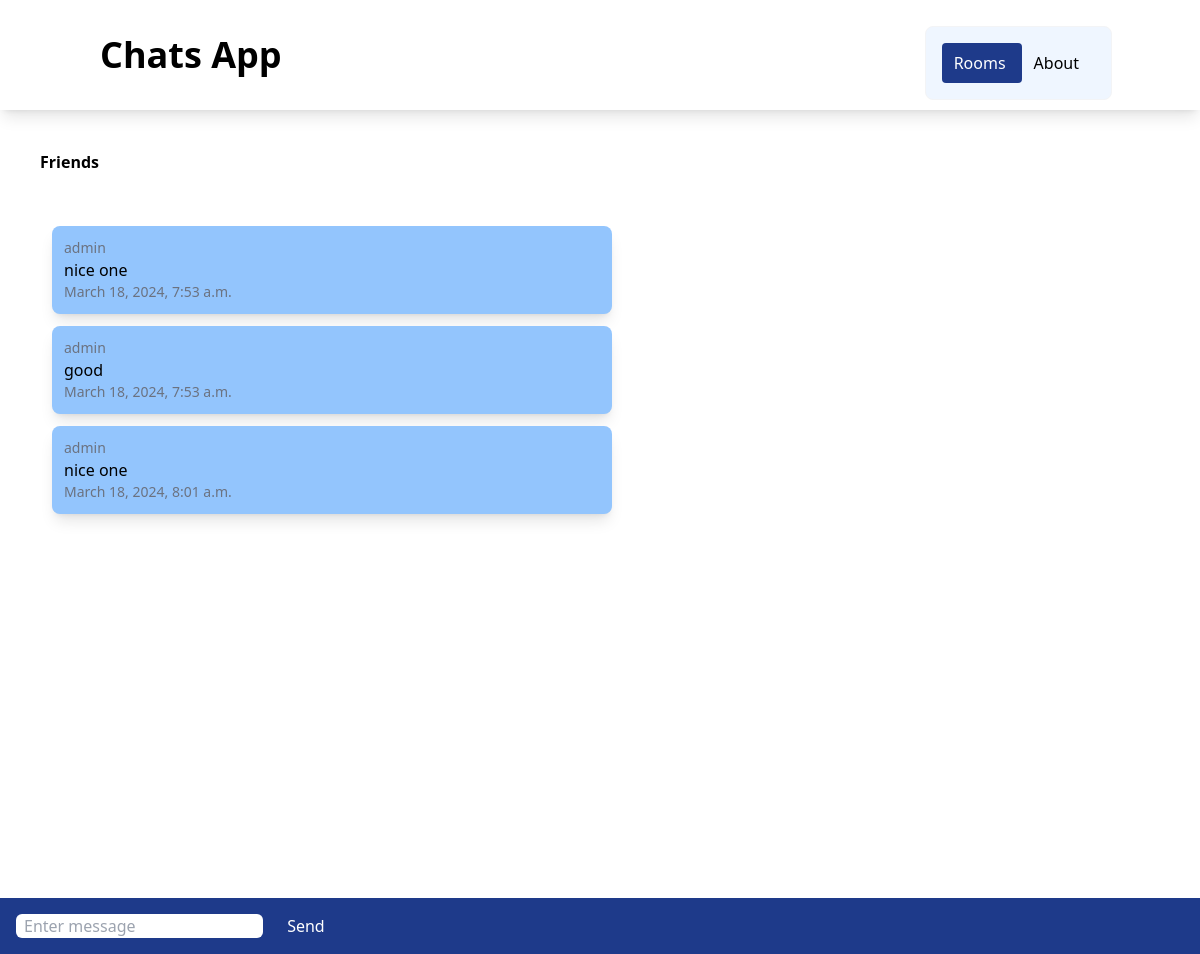
Page /rooms/friends on the earlier database version.
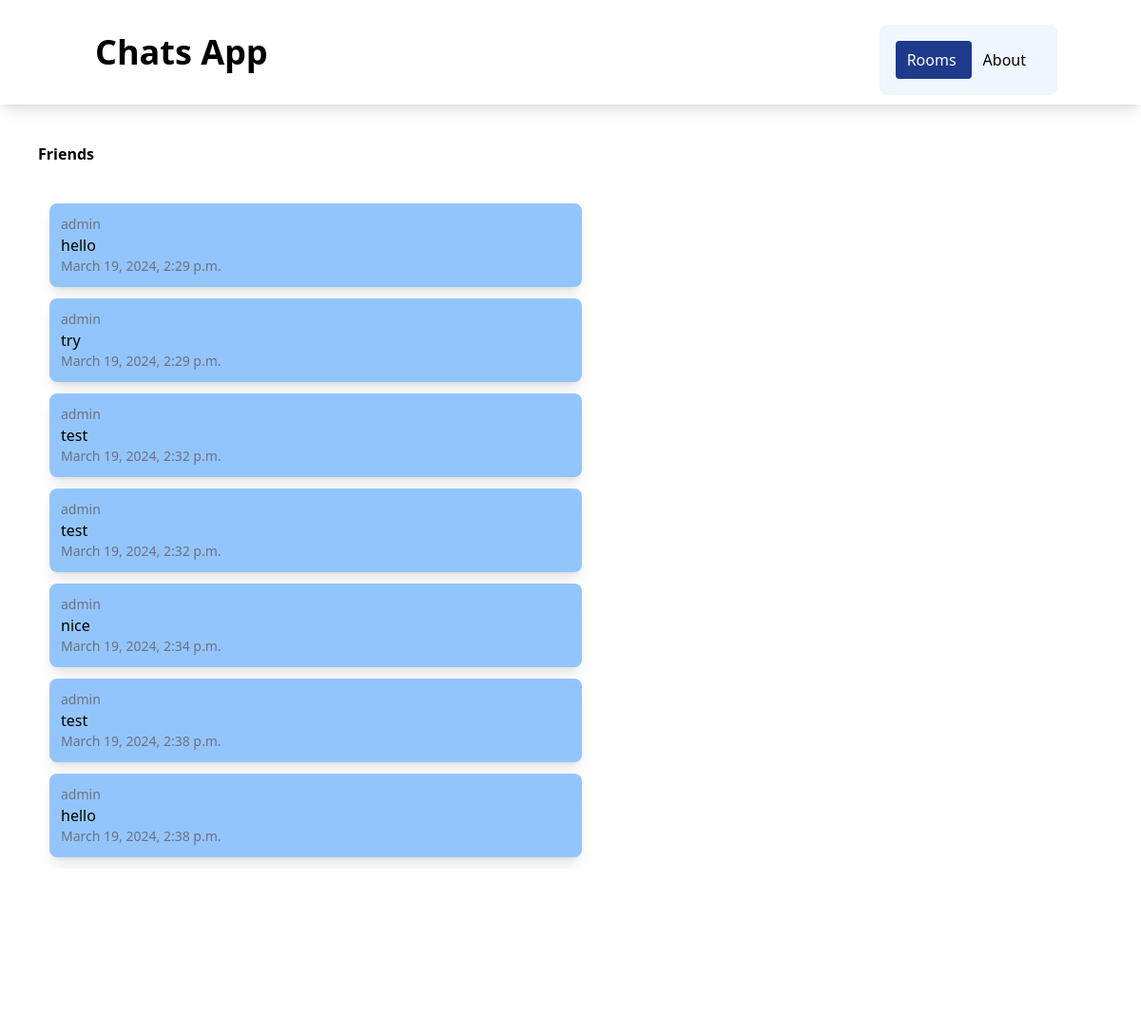
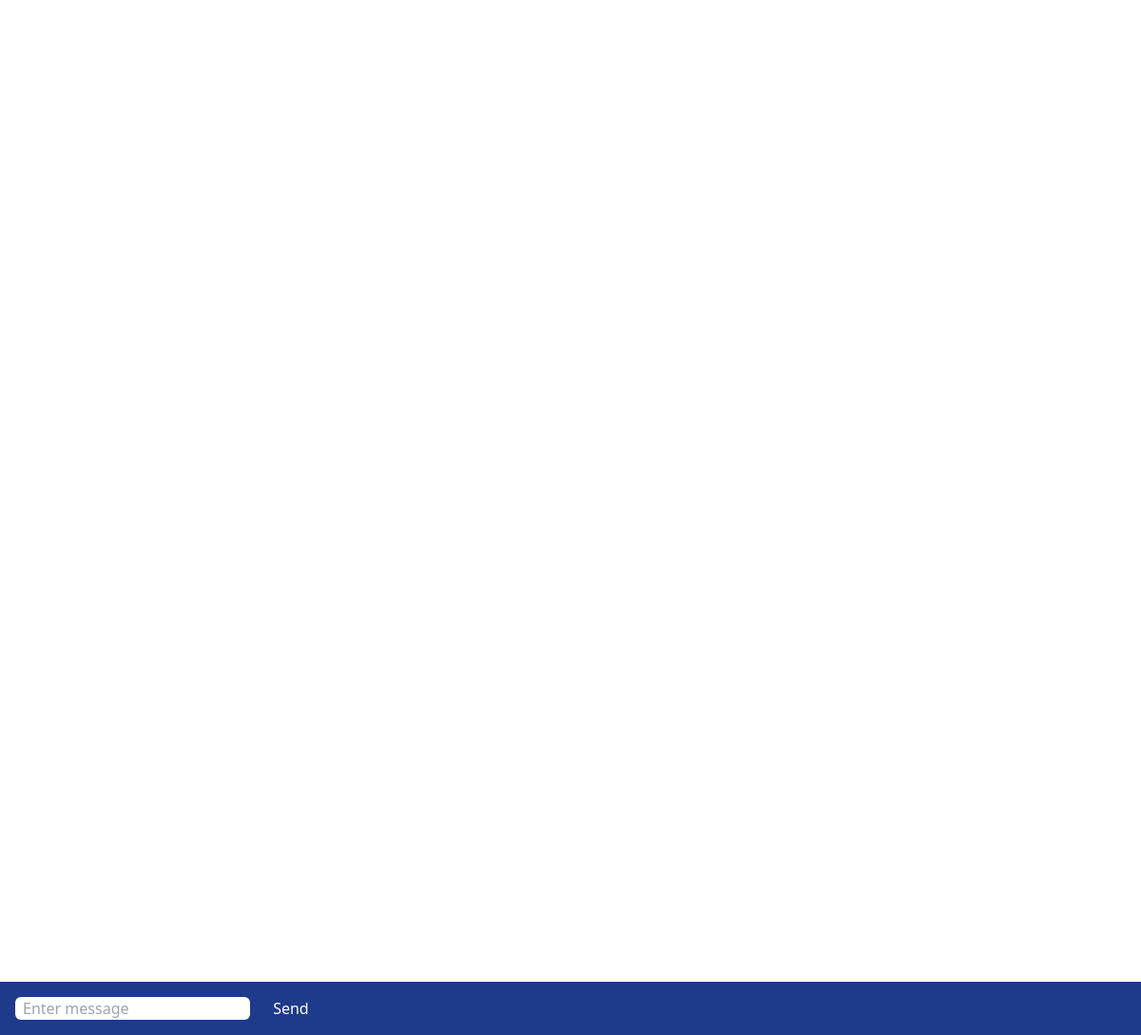
Same page on the later database version (2 pictures, top to bottom).
### chatapp/models.py (models this page shows, shortened)
class ChatMessage(models.Model):
    user = models.ForeignKey(User, on_delete=models.CASCADE)
    room = models.ForeignKey(ChatRoom, on_delete=models.CASCADE)
    message_content = models.TextField()
    date = models.DateTimeField(auto_now=True)
    class Meta:
        ordering = ('date', )

### chatapp/views.py (the view)
# urls.py: path("<slug:slug>", views.chatroom, name="chatroom"),
def chatroom(request, slug):
    chatroom = ChatRoom.objects.get(slug=slug)
    messages = ChatMessage.objects.filter(room=chatroom)[0:30]
    context = {
        'chatroom': chatroom,
        'messages': messages
    }
    return render(request, "chatapp/room.html", context)

### chatapp/templates/chatapp/room.html (shortened to what this page needs)
{% extends 'chatapp/base.html' %}
{% block body %}
<div class="m-10 font-bold">
{{ chatroom.name }}
</div>
<div class="message-container m-10 overflow-auto h-[700px]" id="message-container">
<div id="chat-messages">
    {% for message in messages %}
    <div class="message shadow-lg p-3 m-3 rounded-lg w-1/2 bg-blue-300">
        <div class="text-sm text-gray-500">
            {{ message.user.username }}
        </div>
            {{ message.message_content }}
        <div class="text-sm text-gray-500">
            {{ message.date}}
        </div>
    </div>
    {% endfor %}
</div>
</div>
<div class="form-container fixed inset-x-0 bottom-0 bg-blue-900 p-4">
<form method="post">
    <input class="rounded-md px-2" id="message-input" type="text" name="message" placeholder="Enter message">
    <button class="text-white ml-5" id="send-button" type="submit">Send</button>
</form>
</div>
{% endblock %}

Differences in the rows shown:
no longer on this page (row unchanged): ChatMessage: user.username "admin", message_content "nice one", date "March 18, 2024, 7:53 a.m."
no longer on this page (row unchanged): ChatMessage: user.username "admin", message_content "good", date "March 18, 2024, 7:53 a.m."
no longer on this page (row unchanged): ChatMessage: user.username "admin", message_content "nice one", date "March 18, 2024, 8:01 a.m."
added ChatMessage: user.username "admin", message_content "hello", date "March 19, 2024, 2:29 p.m."
added ChatMessage: user.username "admin", message_content "try", date "March 19, 2024, 2:29 p.m."
added ChatMessage: user.username "admin", message_content "test", date "March 19, 2024, 2:32 p.m."
added ChatMessage: user.username "admin", message_content "test", date "March 19, 2024, 2:32 p.m."
added ChatMessage: user.username "admin", message_content "nice", date "March 19, 2024, 2:34 p.m."
added ChatMessage: user.username "admin", message_content "test", date "March 19, 2024, 2:38 p.m."
added ChatMessage: user.username "admin", message_content "hello", date "March 19, 2024, 2:38 p.m."
